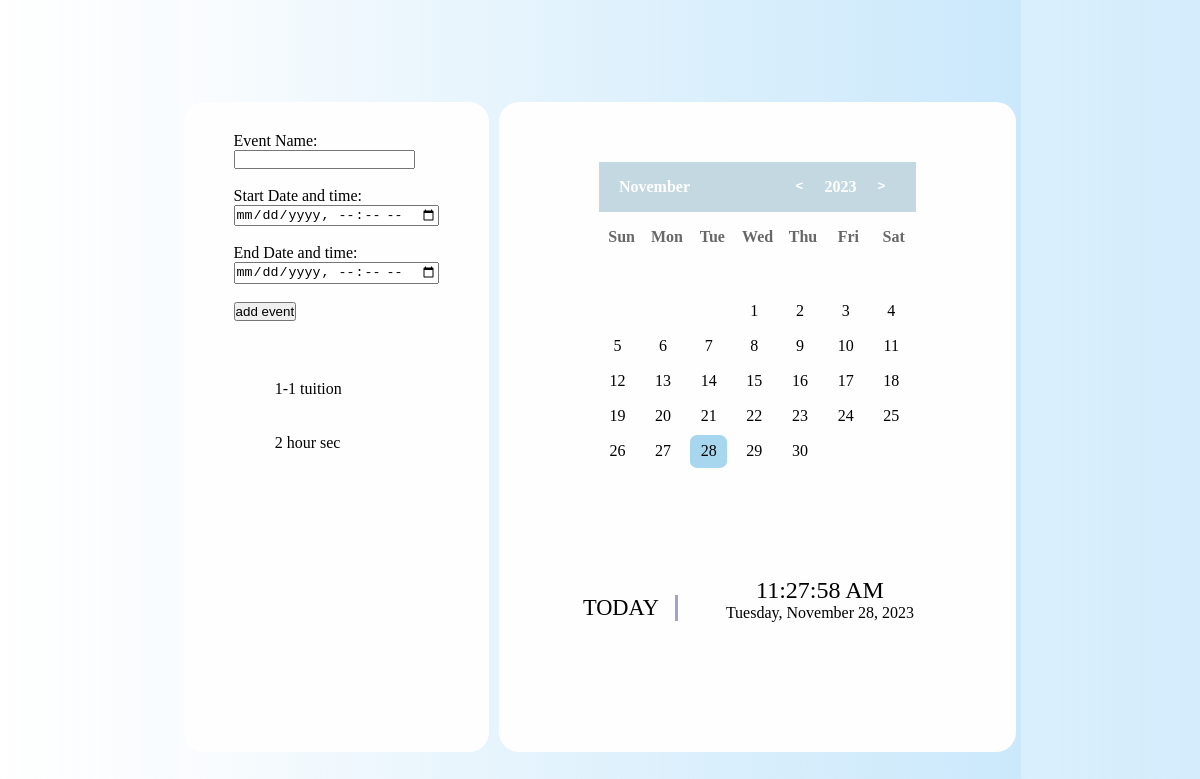
/, run on an earlier commit of the app's database.
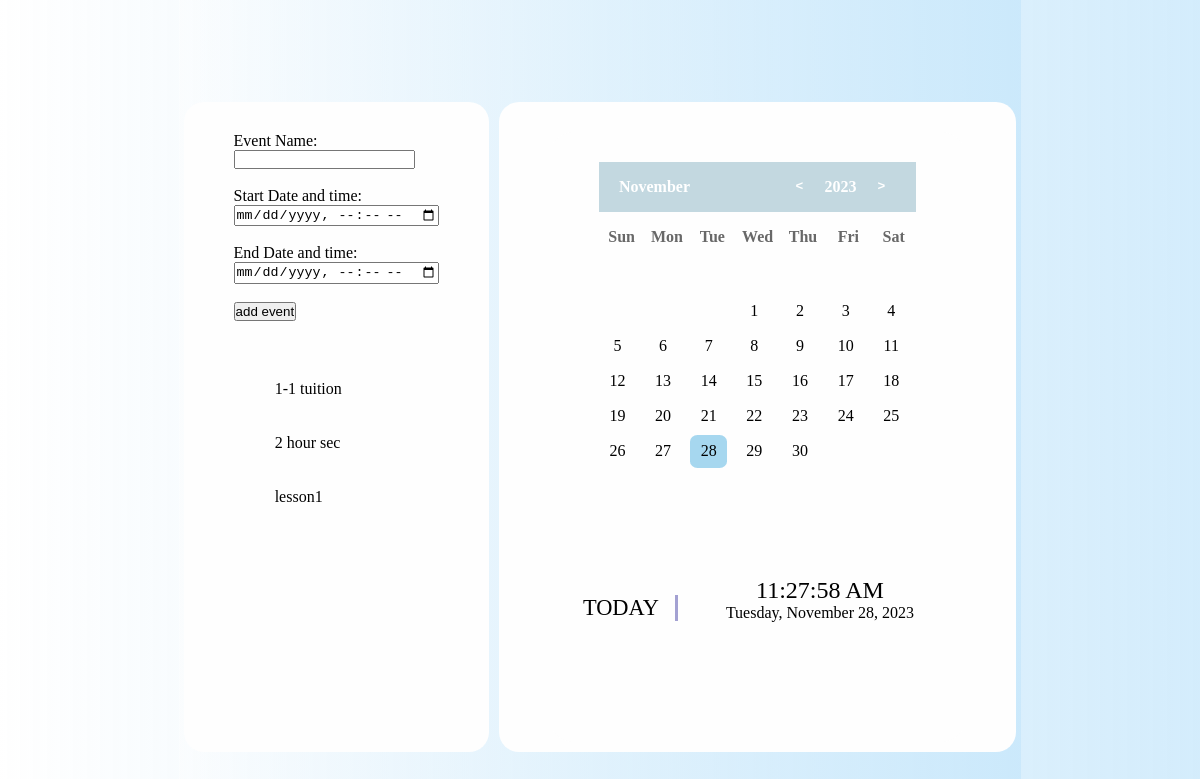
And on a later commit of the database.
### schedulling/models.py (models this page shows, shortened)
class Event(models.Model):
    eventname = models.CharField(max_length=200)
    start_date_time = models.DateTimeField(auto_now=False, auto_now_add=False)
    end_date_time = models.DateTimeField(auto_now=False, auto_now_add=False)

### schedulling/views.py (the view)
# urls.py: path('', homepage, name="home"),
def homepage(request):
    events_list = Event.objects.all()
    if request.method=="POST":
        form = ScheduleFrom(request.POST)
        eventN = request.POST["name"]
        sdtF= request.POST["sdt"]
        edtF = request.POST["edt"]
        obj = Event(
            eventname = eventN, #form.cleaned_data["name"],
            start_date_time = sdtF, #form.cleaned_data["sdt"],
            end_date_time = edtF #form.cleaned_data["edt"]
        )
        obj.save()
        print("printed")
    else:
        form = ScheduleFrom()
    context = {"events" :events_list, "form":form}
    return render(request, "Official_calendar/index.html", context)

### schedulling/forms.py
class ScheduleFrom(forms.ModelForm):
    class Meta:
        model = Event
        fields = '__all__'
        widgets = {
            'start_date_time':AdminDateWidget(),
            'end_date_time':AdminDateWidget(),
        }

### schedulling/templates/Official_calendar/index.html (shortened to what this page needs)
{% load static %}
<html lang="en">
  <head>
    <link rel="stylesheet" href="{% static 'css/style.css' %}">
  </head>
  <body>
    <div class="contianer">
      <div class="row">
        <div class="column">
        <div class="columnForm">
          <form method="POST">
             <label for="name"> Event Name:</label><br>
            <input type="text" id="name" name="name"><br>
            <br>
            <label for="sdt">Start Date and time:</label><br>
            <input type="datetime-local" id="sdt" name="sdt"><br>
            <br>
          <div class="columnForm2">
             <label for="edt"> End Date and time:</label><br>
            <input type="datetime-local" id="edt" name="edt">
          </div>
            <br>
            <input type="submit" value="add event">
          </form>
        </div>
      <div class="eventsList">
          {% for event in events %}
          <br>
            <p>{{event.eventname}}</p>
            <br>
          {% endfor %}
      </div>
        </div>
        <div class="column">
          <div class="calendar">
            <div class="calendar-header">
              <span class="month-picker" id="month-picker"> May </span>
              <div class="year-picker" id="year-picker">
                <span class="year-change" id="pre-year">
                  <pre><</pre>
                </span>
                <span id="year">2020 </span>
                <span class="year-change" id="next-year">
                  <pre>></pre>
                </span>
              </div>
            </div>
            <div class="calendar-body">
              <div class="calendar-week-days">
                <div>Sun</div>
                <div>Mon</div>
                <div>Tue</div>
                <div>Wed</div>
                <div>Thu</div>
                <div>Fri</div>
                <div>Sat</div>
              </div>
              <div class="calendar-days">
              </div>
            </div>
            <div class="calendar-footer">
            </div>
            <div class="date-time-formate">
              <div class="day-text-formate">TODAY</div>
              <div class="date-time-value">
                <div class="time-formate">02:51:20</div>
                <div class="date-formate">23 - july - 2022</div>
              </div>
            </div>
          </div>
        </div>
      </div>
    </div>
  </body>
</html>

What changed in the data, as far as the page shows it:
added Event: eventname "lesson1"
